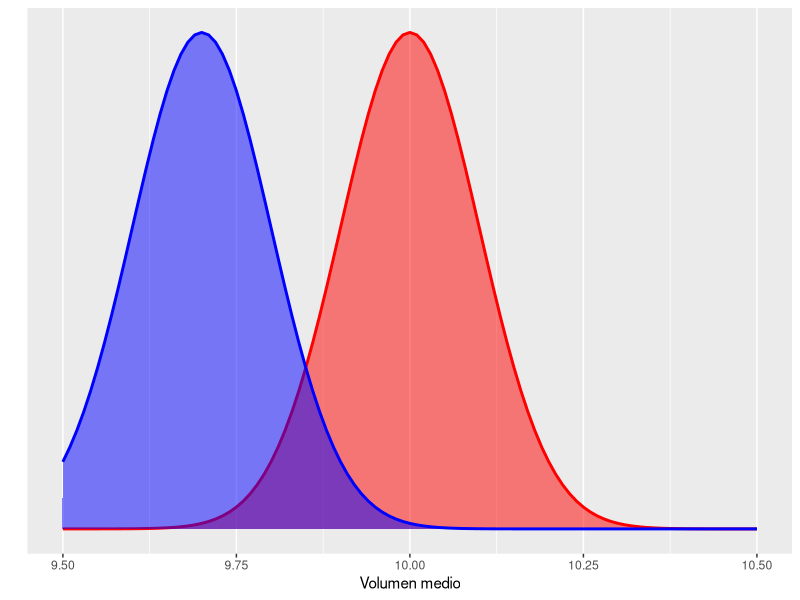

Write R code to recreate this figure.
# ------------------- Grupo 6 -------------------
#Integrantes:
#            - NICOLÁS ANDRÉS GABRIELLI ESPINOZA
#            - ISRAEL ALONSO GUZMÁN OYARZÚN 
#            - JOAQUÍN ALONSO MORALES FUENTEALBA 
#            - NICOLAS MARCELO VALDES HERRERA 

#Caso de analisis
# Se sabe que una máquina que envasa detergentes industriales llena bidones con un volumen de producto que
# sigue una distribución normal con desviación estándar de 1 litro.
# Usando una muestra aleatoria de 100 botellas, el ingeniero a cargo de la planta requiere determinar si 
# la máquina está llenando los bidones con una media de 10 litros.

#Librerias utiles
library(dplyr)
library(ggpubr)
library(pwr)

# 1. Si el ingeniero está seguro de que el verdadero volumen medio no puede ser superior a 10 litros y piensa
# rechazar la hipótesis nula cuando la muestra presente una media menor a 9,5 litros, ¿cuál es la probabilidad
# de que cometa un error de tipo I?

#--Hipotesis
#H0: media_1 = 10
#HA: media_1 < 10

n <- 100 #Tamaño muestra

#Valor nulo
media_1 <- 10

#Valor minimo para el intervalo de confianza
min_1 <- 9.5

#Desviación estandar (error estandar)
sd_1 <- 1/sqrt(100)


alfa <- pnorm(min_1, mean = media_1, sd = sd_1, lower.tail = TRUE)

cat("La probabilidad de cometer un error de tipo 1 es de un ",alfa*100,"%")

#   2. Si el verdadero volumen medio de los bidones fuera de 9,7 litros, ¿cuál sería la probabilidad de que el
# ingeniero, que obviamente no conoce este dato, cometa un error de tipo II?


#--Hipotesis
#H0: media = 10
#HA: media != 10

valor_nulo <- media_1
valor_real <- 9.7

#en el caso de que la hipotesis nula es verdadera
x <- seq(valor_nulo -5*sd_1, valor_nulo + 5*sd_1, 0.01)
y <- dnorm(x,mean=valor_nulo,sd=sd_1)
g <- ggplot(data=data.frame(x,y),aes(x))

#---Grafico
g <- g + stat_function(fun=dnorm,args=list(mean=valor_nulo,sd=sd_1),colour="red",size=1)
g <- g + ylab("")
g <- g + scale_y_continuous(breaks=NULL)
g <- g + scale_x_continuous(name="Volumen medio")

#área de rechazo

valor_critico <- qnorm(alfa,mean=valor_nulo,sd=sd_1,lower.tail = TRUE)

inf_critico <- valor_nulo - valor_critico

sup_critico <- valor_nulo + valor_critico


g <- g + geom_area(data=subset(data.frame(x,y),x >= valor_critico),
                   aes(y = y),
                   colour="red",
                   fill="red",
                   alpha=0.5)

g <- g + stat_function(fun=dnorm,args=list(mean=valor_real,sd=sd_1),colour="blue",size=1)
x1 <- seq(valor_nulo -5*sd_1, valor_nulo + 5*sd_1, 0.01)
y1 <- dnorm(x,mean=valor_real,sd=sd_1)

g<-g+geom_area(data=subset(data.frame(x1,y1),
                           x1 >= valor_critico),
               aes(x=x1,y=y1),
               colour="blue",
               fill="blue",
               alpha=0.5)
print(g)

p <- 1 - power.t.test(n=100,
                      delta=0.2,
                      sd=1,
                      sig.level=alfa,
                      power=NULL,
                      type = "one.sample",
                      alternative="one.sided")$power

cat("La probabilidad de cometer un error de tipo 2 es de un ",p*100,"%")

#   3. Como no se conoce el verdadero volumen medio, genere un gráfico del poder estadístico con las
# condiciones anteriores, pero suponiendo que el verdadero volumen medio podría variar de 9,3 a 10 litros.


# 4. Considerando un volumen medio de 10 litros, ¿cuántos bidones deberían revisarse para conseguir un poder
# estadístico de 0,8 y un nivel de significación de 0,05?


#   5. ¿Y si el ingeniero fuese muy exigente y quisiera reducir la probabilidad de cometer un error de tipo I a un 1%
# solamente?
